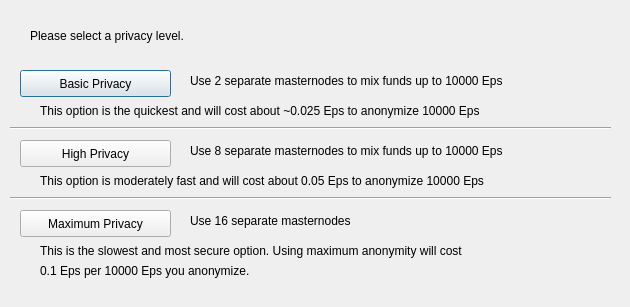
<?xml version="1.0" encoding="UTF-8"?>
<ui version="4.0">
 <class>ObfuscationConfig</class>
 <widget class="QDialog" name="ObfuscationConfig">
  <property name="geometry">
   <rect>
    <x>0</x>
    <y>0</y>
    <width>630</width>
    <height>307</height>
   </rect>
  </property>
  <property name="windowTitle">
   <string>Configure Obfuscation</string>
  </property>
  <widget class="QPushButton" name="buttonBasic">
   <property name="geometry">
    <rect>
     <x>20</x>
     <y>70</y>
     <width>151</width>
     <height>27</height>
    </rect>
   </property>
   <property name="text">
    <string>Basic Privacy</string>
   </property>
  </widget>
  <widget class="QPushButton" name="buttonHigh">
   <property name="geometry">
    <rect>
     <x>20</x>
     <y>140</y>
     <width>151</width>
     <height>27</height>
    </rect>
   </property>
   <property name="text">
    <string>High Privacy</string>
   </property>
  </widget>
  <widget class="QPushButton" name="buttonMax">
   <property name="geometry">
    <rect>
     <x>20</x>
     <y>210</y>
     <width>151</width>
     <height>27</height>
    </rect>
   </property>
   <property name="text">
    <string>Maximum Privacy</string>
   </property>
  </widget>
  <widget class="QLabel" name="label">
   <property name="geometry">
    <rect>
     <x>30</x>
     <y>20</y>
     <width>571</width>
     <height>31</height>
    </rect>
   </property>
   <property name="text">
    <string>Please select a privacy level.</string>
   </property>
  </widget>
  <widget class="QLabel" name="label_2">
   <property name="geometry">
    <rect>
     <x>190</x>
     <y>70</y>
     <width>421</width>
     <height>21</height>
    </rect>
   </property>
   <property name="text">
    <string>Use 2 separate masternodes to mix funds up to 10000 Eps</string>
   </property>
  </widget>
  <widget class="QLabel" name="label_3">
   <property name="geometry">
    <rect>
     <x>190</x>
     <y>140</y>
     <width>411</width>
     <height>21</height>
    </rect>
   </property>
   <property name="text">
    <string>Use 8 separate masternodes to mix funds up to 10000 Eps</string>
   </property>
  </widget>
  <widget class="QLabel" name="label_4">
   <property name="geometry">
    <rect>
     <x>190</x>
     <y>210</y>
     <width>421</width>
     <height>21</height>
    </rect>
   </property>
   <property name="text">
    <string>Use 16 separate masternodes</string>
   </property>
  </widget>
  <widget class="QLabel" name="label_6">
   <property name="geometry">
    <rect>
     <x>40</x>
     <y>100</y>
     <width>561</width>
     <height>21</height>
    </rect>
   </property>
   <property name="text">
    <string>This option is the quickest and will cost about ~0.025 Eps to anonymize 10000 Eps</string>
   </property>
  </widget>
  <widget class="QLabel" name="label_7">
   <property name="geometry">
    <rect>
     <x>40</x>
     <y>170</y>
     <width>561</width>
     <height>21</height>
    </rect>
   </property>
   <property name="text">
    <string>This option is moderately fast and will cost about 0.05 Eps to anonymize 10000 Eps</string>
   </property>
  </widget>
  <widget class="QLabel" name="label_8">
   <property name="geometry">
    <rect>
     <x>40</x>
     <y>240</y>
     <width>561</width>
     <height>21</height>
    </rect>
   </property>
   <property name="text">
    <string>This is the slowest and most secure option. Using maximum anonymity will cost</string>
   </property>
  </widget>
  <widget class="QLabel" name="label_9">
   <property name="geometry">
    <rect>
     <x>40</x>
     <y>260</y>
     <width>561</width>
     <height>21</height>
    </rect>
   </property>
   <property name="text">
    <string>0.1 Eps per 10000 Eps you anonymize.</string>
   </property>
  </widget>
  <widget class="Line" name="line">
   <property name="geometry">
    <rect>
     <x>10</x>
     <y>120</y>
     <width>601</width>
     <height>16</height>
    </rect>
   </property>
   <property name="orientation">
    <enum>Qt::Horizontal</enum>
   </property>
  </widget>
  <widget class="Line" name="line_2">
   <property name="geometry">
    <rect>
     <x>10</x>
     <y>190</y>
     <width>601</width>
     <height>16</height>
    </rect>
   </property>
   <property name="orientation">
    <enum>Qt::Horizontal</enum>
   </property>
  </widget>
 </widget>
 <resources/>
 <connections/>
</ui>
